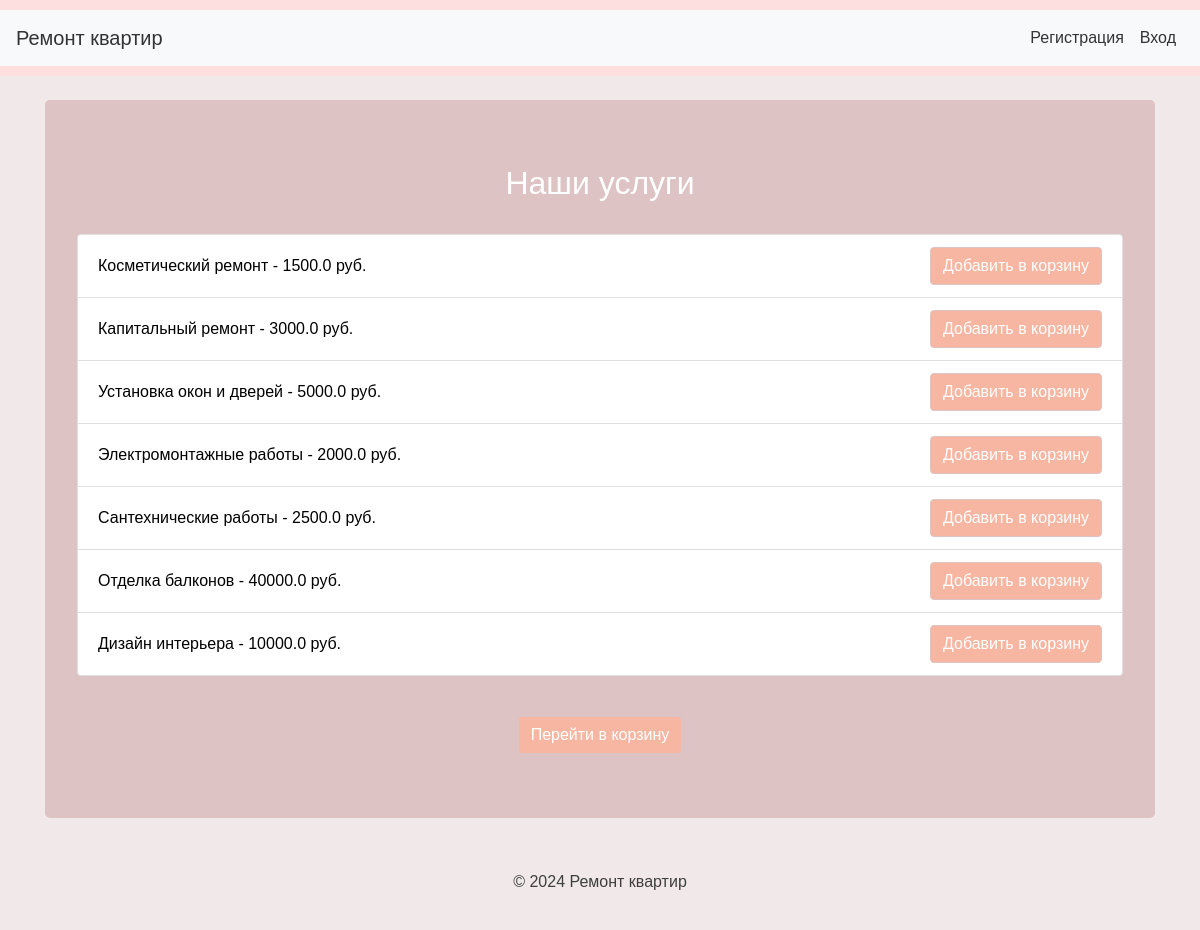
/services, run on the app's committed database.
### app/models.py (models this page shows)
class Service(db.Model):
    id = db.Column(db.Integer, primary_key=True)
    name = db.Column(db.String(100), nullable=False)
    description = db.Column(db.Text)
    price = db.Column(db.Float)
    orders = db.relationship('Order', backref='service', lazy=True)

### app/views.py (the view)
@app.route('/services')
def services():
    services_list = Service.query.all()
    return render_template('services.html', services=services_list)

### app/__init__.py (called while the page is built)
@app.before_request
def before_request():
    if 'theme' not in session:
        session['theme'] = 'light'  # Установите тему по умолчанию

### templates/services.html (shortened to what this page needs)
{% extends "base.html" %}
{% block content %}
<div class="jumbotron text-center">
<h2>Наши услуги</h2>
<br>
<ul class="list-group">
    {% for service in services %}
        <li style='color: #000' class="list-group-item d-flex justify-content-between align-items-center">
            {{ service.name }} - {{ service.price }} руб.
            <a href="{{ url_for('add_to_cart', service_id=service.id) }}" class="btn btn-primary">Добавить в корзину</a>
        </li>
    {% endfor %}
</ul>
<br>
<a href="{{ url_for('cart') }}" class="btn btn-primary mt-3">Перейти в корзину</a>
</div>
{% endblock %}

### static/styles.css (style rules this page uses)
body { font-family: 'Arial', sans-serif; background-color: #f1e9e9; color: #333; }
.jumbotron { background-color: #ddc3c3; color: white; }
.btn-primary { background-color: rgb(247, 182, 162); border-color: #ddc3c3; }

### data on the page
Service: name "Косметический ремонт", price "1500.0"
Service: name "Капитальный ремонт", price "3000.0"
Service: name "Установка окон и дверей", price "5000.0"
Service: name "Электромонтажные работы", price "2000.0"
Service: name "Сантехнические работы", price "2500.0"
Service: name "Отделка балконов", price "40000.0"
Service: name "Дизайн интерьера", price "10000.0"
